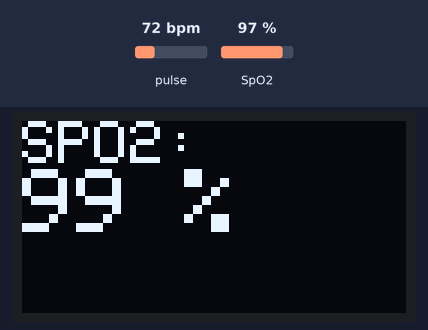
Bench run of a sketch on a simulated Arduino Uno, built with avr-gcc and run on an emulated ATmega328P. On the bench: 128×64 one-colour display. Inputs (shaded band) come from the test bench; at power-on: SpO2 97 %, pulse 72 bpm. The display library's start-up logo is not drawn; what the sketch prints to the serial monitor is not drawn.

Above: at 2.2 s.
At 6.8 s:
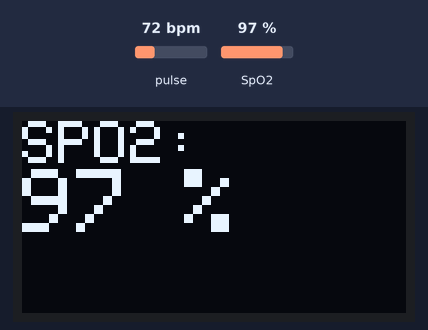
6.9 s: SpO2 set to 80 %
At 11.1 s:
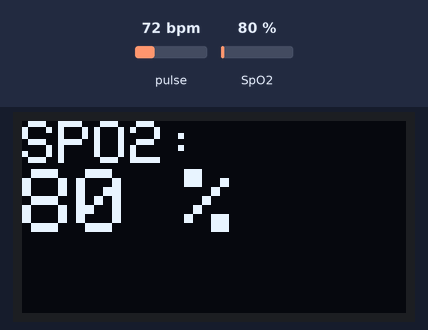
12.9 s: SpO2 set to 85 %
At 15.2 s:
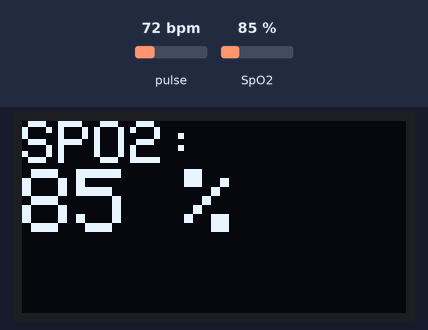
18.9 s: SpO2 set to 90 %
At 23.4 s:
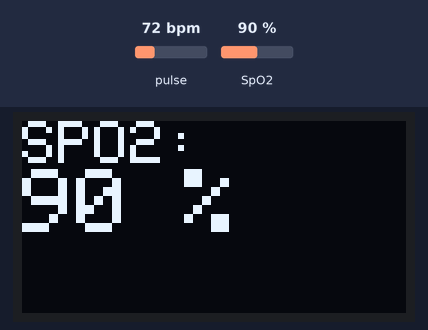
Timing chart, 0 to 24.9 s (numbered marks = the images above; inputs shaded):
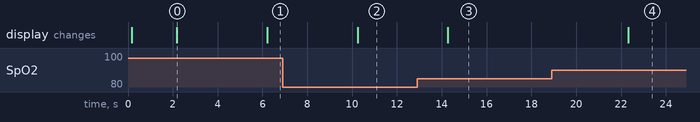

The sketch:

spo2.ino
```cpp
#define __DEBUG__

#include <SPI.h>
#include <Wire.h>
#include <Adafruit_GFX.h>
#include <Adafruit_SSD1306.h>
#include <DFRobot_MAX30102.h>

DFRobot_MAX30102 particleSensor;

/*
Macro definition options in sensor configuration
sampleAverage: SAMPLEAVG_1 SAMPLEAVG_2 SAMPLEAVG_4
               SAMPLEAVG_8 SAMPLEAVG_16 SAMPLEAVG_32
ledMode:       MODE_REDONLY  MODE_RED_IR  MODE_MULTILED
sampleRate:    PULSEWIDTH_69 PULSEWIDTH_118 PULSEWIDTH_215 PULSEWIDTH_411
pulseWidth:    SAMPLERATE_50 SAMPLERATE_100 SAMPLERATE_200 SAMPLERATE_400
               SAMPLERATE_800 SAMPLERATE_1000 SAMPLERATE_1600 SAMPLERATE_3200
adcRange:      ADCRANGE_2048 ADCRANGE_4096 ADCRANGE_8192 ADCRANGE_16384
*/

// Definir constantes
#define ANCHO_PANTALLA 128 // ancho pantalla OLED
#define ALTO_PANTALLA 64 // alto pantalla OLED

// Objeto de la clase Adafruit_SSD1306
Adafruit_SSD1306 display(ANCHO_PANTALLA, ALTO_PANTALLA, &Wire, -1);

void setup() {
  #ifdef __DEBUG__
    Serial.begin(115200);
    delay(100);
    Serial.println();
    Serial.println("Iniciando pantalla OLED");
  #endif

  while (!particleSensor.begin()) {
    Serial.println("MAX30102 was not found");
    delay(1000);
  }

  particleSensor.sensorConfiguration(/*ledBrightness=*/50, /*sampleAverage=*/SAMPLEAVG_4, \
                        /*ledMode=*/MODE_MULTILED, /*sampleRate=*/SAMPLERATE_100, \
                        /*pulseWidth=*/PULSEWIDTH_411, /*adcRange=*/ADCRANGE_16384);


  // Iniciar pantalla OLED en la dirección 0x3C
  if (!display.begin(SSD1306_SWITCHCAPVCC, 0x3C)) {
    #ifdef __DEBUG__
      Serial.println("No se encuentra la pantalla OLED");
    #endif
    while (true);
  }

  display.display();
  delay(2000); // Pause for 2 seconds

  // Clear the buffer
  display.clearDisplay();

  display.setCursor(0,0);
  display.setTextColor(WHITE);
  display.setTextSize(2);
  display.print("SPO2: ");
  display.setCursor(0,16);
  display.setTextSize(3);
  display.print("99 %");
  display.display();

}

int32_t SPO2; //SPO2
int8_t SPO2Valid; //Flag to display if SPO2 calculation is valid
int32_t heartRate; //Heart-rate
int8_t heartRateValid; //Flag to display if heart-rate calculation is valid

void loop()
{
  Serial.println(F("Wait about four seconds"));
  particleSensor.heartrateAndOxygenSaturation(/**SPO2=*/&SPO2, /**SPO2Valid=*/&SPO2Valid, /**heartRate=*/&heartRate, /**heartRateValid=*/&heartRateValid);
  //Print result
  Serial.print(F("heartRate="));
  Serial.print(heartRate, DEC);
  Serial.print(F(", heartRateValid="));
  Serial.print(heartRateValid, DEC);
  Serial.print(F("; SPO2="));
  Serial.print(SPO2, DEC);
  Serial.print(F(", SPO2Valid="));
  Serial.println(SPO2Valid, DEC);

  display.clearDisplay();

  display.setCursor(0,0);
  display.setTextColor(WHITE);
  display.setTextSize(2);
  display.print("SPO2: ");
  display.setCursor(0,16);
  display.setTextSize(3);
  display.print(SPO2);
  display.print(" %");
  display.display();

}
```

Measured:
- after the input at 6.9 s, the display: changes after 3.3 s (image 2)
- after the input at 12.9 s, the display: changes after 1.4 s (image 3)
- after the input at 18.9 s, the display: changes after 3.4 s (image 4)
- what the display in image 0 shows lasts 4.0 s, from 2.2 s to 6.2 s
